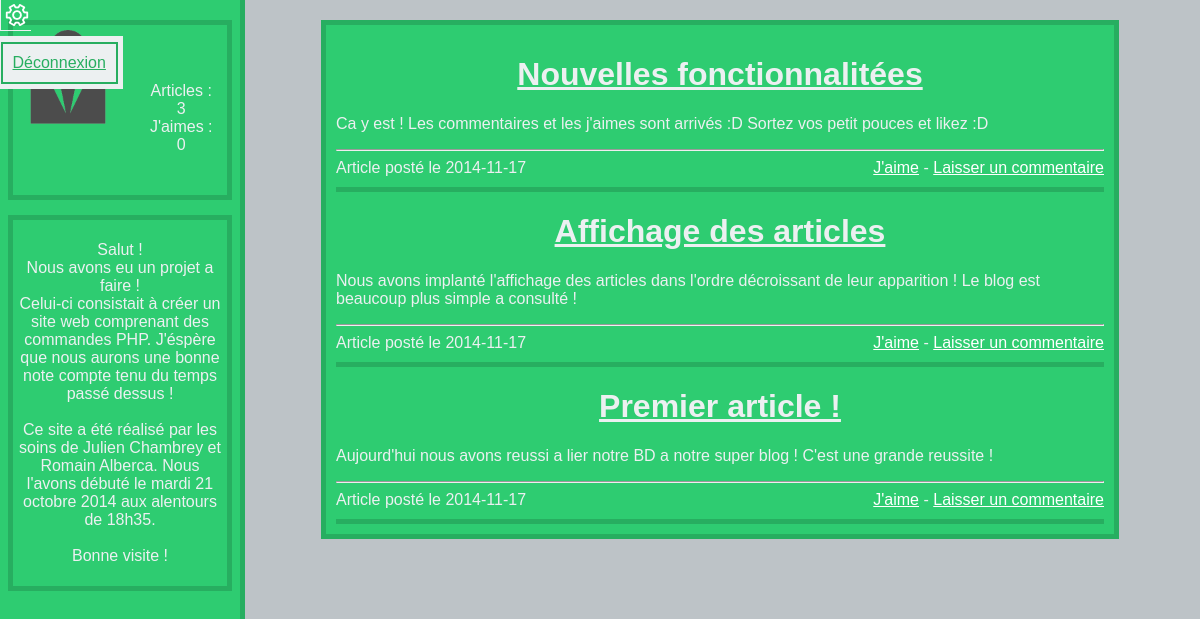
Page /views/homeView.php on the committed database.
### tables this page shows
CREATE TABLE `article` (
  `date_art` date NOT NULL,
`id_art` int(5) NOT NULL,
  `title` text NOT NULL,
  `content_art` text NOT NULL
);

### views/homeView.php (the view, shortened to what this page needs)
<!DOCTYPE html>
<html lang="fr-FR">
<head>
	<link rel="stylesheet" type="text/css" href="./design/style.css" />
</head>
<body>
	<div id="user_bar">
		<div class="configuration">
			<ul>
				<li>
					<a href="#/admin/">
						<img src="design/images/configuration.png" alt="Paramètres du site, direction vers le Panel Admin" />
					</a>
						<ul>
							<li><a href="index.php?controller=deconnexion">Déconnexion</a></li>
						</ul>
				</li>
			</ul>
		</div>
		<div class="user_informations">
			<div class="user_stats">
				<ul>
					<li>
						<br />
						<br />
					</li>
					<li>
						Articles :
						<br />
						<?php
						$requete="SELECT count(*) from article ";
						$result= @mysql_query($requete);
						$enreg = mysql_fetch_array($result);
						echo $enreg[0];
						?>
					</li>
					<li>
						J'aimes :
						<br />
						<?php
						$requete="SELECT count(*) from liked where user_like =";
						$requete=$requete."'".$_SESSION['pseudo']."'";
						$result= @mysql_query($requete);
						$enreg = mysql_fetch_array($result);
						echo $enreg[0];
						?>
					</li>
				</ul>
			</div>
		</div>
		<div class="user_description">
			<p>
				Salut !
				<br />
				Nous avons eu un projet a faire !
				<br />
				Celui-ci consistait à créer un site web comprenant des
				commandes PHP. J'éspère que nous aurons une bonne note
				compte tenu du temps passé dessus !
				<br />
				<br />
				Ce site a été réalisé par les soins de Julien Chambrey et
				Romain Alberca. Nous l'avons débuté le mardi 21 octobre 2014
				aux alentours de 18h35.
				<br />
				<br />
				Bonne visite !
			</p>
		</div>
	</div>
	<div id="wrapper">
		<div class="content">
				<?php
				$requete="SELECT * from article ORDER BY id_art DESC";
				$result= @mysql_query($requete);
				while($enreg = mysql_fetch_array($result)){
					$art="<div class=\"article\"><h1>".$enreg[2]."</h1>"."\n<p>".$enreg[3]."</p>"."<hr />Article posté le ".$enreg[0]."<span class= \"interactive\"><a href=\"index.php?controller=like&id=".$enreg[1]."\">J'aime</a> - <a href=\"index.php?controller=article&id=".$enreg[1]."\">Laisser un commentaire</a></span></div><div class=\"divider\"></div>";
					echo $art;
				}
				?>
		</div>
	</div>
</body>
</html>

### design/style.css (style rules this page uses)
body { margin:0px; font-family: Tahoma, Arial, Helvetica; color:#ecf0f1; background-color: #bdc3c7; }
#user_bar { width:20%; height:100%; margin:0px 0px 10px 0px; background-color:#2ecc71; border-right:5px solid #27ae60; float:left; position: fixed; }
.configuration { width:30px; height:30px; color:green; float:right; border-bottom:1px solid #ecf0f1; border-left:1px solid #ecf0f1; position: absolute; }
.configuration ul { width:auto; height:20px; margin:4px 7px; padding:0px; display:block; position:absolute; background-color: #ecf0f1; z-index: 1000; }
.configuration ul li { margin:-6px -8px; padding:5px; display: block; position: absolute; }
.configuration ul li ul li { margin:0px; display:none; position: absolute; background:#ecf0f1; list-style: none; border:2px solid #27ae60; }
.configuration a, .configuration a:visited { color: #27ae60; }
.user_informations { width:85%; height: 160px; margin:20px auto auto; padding:5px; border:5px solid #27ae60; }
.user_stats { width:40%; float:right; }
.user_stats ul { width:100%; padding:0px; }
.user_stats ul li { width:100%; margin:0px; list-style: none; text-align: center; }
.user_description { width:85%; margin:15px auto; padding:5px; border:5px solid #27ae60; clear:both; text-align: center; }
#wrapper { width:80%; height:auto; min-height: 100%; margin:0px; padding:0px; background-color: #bdc3c7; float:right; }
.content { width:80%; height:auto; margin:20px auto; padding: 10px; background-color:#2ecc71; border:5px solid #27ae60; position: relative; }
.article { width:100%; margin:10px 0px; padding:0px; }
.interactive { float:right; }
.divider { height:5px; background-color: #27ae60; }
a { color:white; }
h1 { text-align: center; text-decoration: underline; }

### rows in the picture
article: title "Nouvelles fonctionnalitées", content_art "Ca y est ! Les commentaires et les j'aimes sont arrivés :D Sortez vos petit pouces et likez :D", date_art "2014-11-17"
article: title "Affichage des articles", content_art "Nous avons implanté l'affichage des articles dans l'ordre décroissant de leur apparition ! Le blog est beaucoup plus simple a consulté !", date_art "2014-11-17"
article: title "Premier article !", content_art "Aujourd'hui nous avons reussi a lier notre BD a notre super blog ! C'est une grande reussite !", date_art "2014-11-17"

### other values in the picture
$enreg[0] "3"
$enreg[0] "0"
